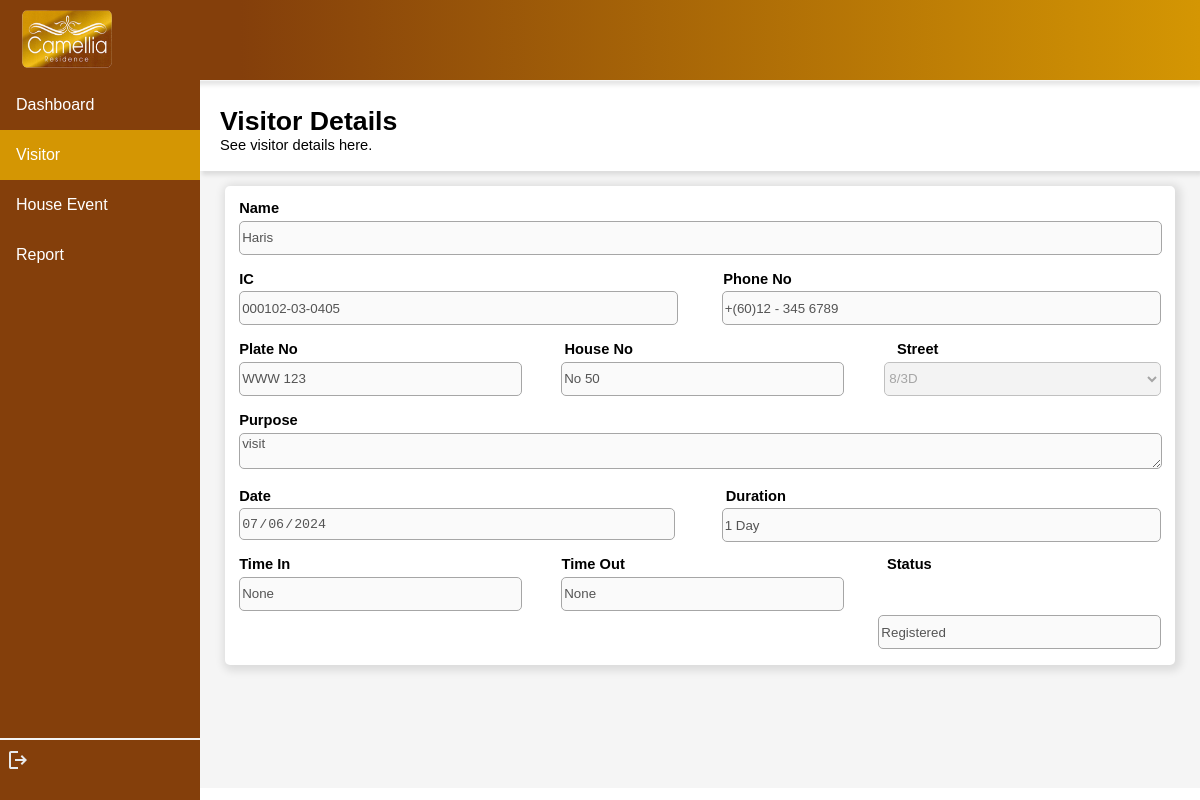
The page /camelliaresidence/guardvisitor/visitordetails/SG-01/6 on the database its author committed.
### residentialvisitor/models.py (models this page shows)
class Visitor(models.Model):
    visName = models.TextField(max_length=255)
    visIC = models.CharField(max_length=14)
    visPhoneno = models.CharField(max_length=20)
    plateNo = models.CharField(max_length=20)
    houseNo = models.CharField(max_length=6)
    street = models.CharField(max_length=30)
    address = models.CharField(max_length=255)
    purpose = models.TextField(max_length=255)
    date = models.DateField()
    timeIn = models.TimeField(null=True)
    timeOut = models.TimeField(null=True)
    duration = models.CharField(max_length=5) #days example : 1 day, 3 days, 7 days
    status = models.TextField(max_length=10, default='Registered') #Registered / Check in / Check out
    resID = models.ForeignKey(Resident, on_delete=models.CASCADE, null=True)
    guardID = models.ForeignKey(Guard, on_delete=models.CASCADE, null=True)

### residentialvisitor/views.py (the view)
# urls.py: path('guardvisitor/visitordetails/<str:guardID>/<str:id>', views.guarddetails_visitor, name='guarddetails_visitor'),
def guarddetails_visitor(request, guardID, id):
    myguard = Guard.objects.get(guardID=guardID)
    myvisitor = Visitor.objects.get(id=id)
    dict = {
        'myguard':myguard,
        'myvisitor':myvisitor
    }
    return render(request, 'guarddetails_visitor.html', dict)

### residentialvisitor/templates/guarddetails_visitor.html (shortened to what this page needs)
<!DOCTYPE html>
<html lang="en">
<head>
</head>
<body>
    {% load static %}
    <header>
        <img src="{% static 'logo.png' %}" alt="" width="90px" height="58px" style="float: left; margin-left: 1%;">
    </header>
    <div class="sidenav">
        <a href="{% url 'guard_dashboard' myguard.guardID %}" id="page">Dashboard</a>
        <a href="{% url 'guard_visitor' myguard.guardID %}" class="active" id="page">Visitor</a>
        <a href="{% url 'guard_event' myguard.guardID %}" id="page">House Event</a>
        <a href="{% url 'guard_report' myguard.guardID %}" id="page">Report</a>
        <br>
        <hr>
        <a href="{% url 'guard_login' %}" style="margin-left: 3%;"><svg xmlns="http://www.w3.org/2000/svg" height="24px" viewBox="0 -960 960 960" width="24px" fill="#e8eaed"><path d="M200-120q-33 0-56.5-23.5T120-200v-560q0-33 23.5-56.5T200-840h280v80H200v560h280v80H200Zm440-160-55-58 102-102H360v-80h327L585-622l55-58 200 200-200 200Z"/></svg></a>
    </div>
    <div class="content">
        <div id="title">
            <p><span style="font-size: 20pt; font-weight: bold;">Visitor Details<br></span>See visitor details here.</p>
        </div>
        <div style="margin: 1%; justify-content: center; height: max-content;">
            <div class="info" style="height: 460px;">
                <form action="" style="font-weight: bold; padding: 0.5%;">
                    Name <br> <input type="text" name="visName" required style="width: 99.5%;" value="{{myvisitor.visName}}" disabled><br><br>
                    <span style="margin-right: 50.5%;">IC</span> Phone No <br>
                    <input type="text" name="visIC" required style="width: 47%; margin-right: 3.85%;" value="{{myvisitor.visIC}}" disabled>
                    <input type="text" name="visPhoneno" required style="width: 47%; float: right;" value="{{myvisitor.visPhoneno}}" disabled><br><br>
                    <span style="margin-right: 28.5%;">Plate No</span> <span style="margin-right: 28.2%;">House No</span> Street <br>
                    <input type="text" name="plateNo" required style="width: 30%; margin-right: 3.85%;" value="{{myvisitor.plateNo}}" disabled>
                    <input type="text" name="houseNo" required style="width: 30%; margin-right: 3.85%;" value="{{myvisitor.houseNo}}" disabled>
                    <select name="street" required style="width: 30%; float: right; height: 34px;" disabled>
                        <option value="">{{myvisitor.street}}</option>
                    </select><br><br>
                    Purpose <br>
                    <textarea type="text" name="purpose" required style="width: 99.5%; height: 30px; font-family: Verdana, Geneva, Tahoma, sans-serif;" disabled>{{myvisitor.purpose}}</textarea><br><br>
                    <span style="margin-right: 48.9%;">Date</span> Duration <br>
                    <input type="date" name="date" required style="width: 47%; margin-right: 3.85%;" value="{{myvisitor.date|date:'Y-m-d'}}" disabled>
                    <input type="text" name="duration" required style="width: 47%; float: right;" value="{{myvisitor.duration}}" disabled><br><br>
                    <span style="margin-right: 29%;">Time In</span> <span style="margin-right: 28%;">Time Out</span> Status <br>
                    <input type="text" name="timeIn" required style="width: 30%; margin-right: 3.85%;" value="{{myvisitor.timeIn}}" disabled>
                    <input type="text" name="timeOut" required style="width: 30%; margin-right: 3.85%;" value="{{myvisitor.timeOut}}" disabled>
                    <input type="text" name="status" required style="width: 30%; float: right;" value="{{myvisitor.status}}" disabled>
                </form>
        </div>
    </div>
</body>
</html>

### residentialvisitor/templates/guarddetails_visitor.html (style rules this page uses)
body { margin: 0%; top: 0; font-family: Verdana, Geneva, Tahoma, sans-serif; }
header { background-image: linear-gradient(270deg, rgba(212, 150, 3, 1) 0%, rgba(132, 63, 11, 1) 80%); height: 70px; border-bottom: 1px solid whitesmoke; padding-top: 10px; padding-left: 10px; top: 0; position: sticky; background-color: white; box-shadow: 2px 4px 4px rgba(0, 0, 0, 0.1); }
.sidenav { height: 100%; width: 200px; position: fixed; z-index: 1; top: 80px; left: 0; background-color: #843F0B; overflow-x: hidden; }
.sidenav #page { display: block; color: white; padding: 16px; text-decoration: none; }
.sidenav #page.active { background-color: #d49603; color: white; }
div.content { margin-left: 200px; height: 707px; background-color: whitesmoke; font-size: 11pt; }
#title { background-color: white; box-shadow: 2px 4px 4px rgba(0, 0, 0, 0.1); height: 80px; padding-left: 2%; padding-top: 1%; }
.info { background-color: white; box-shadow: 2px 2px 8px 4px rgba(0, 0, 0, 0.1); border-radius: 5px; padding: 1%; margin: 1.5%; }
hr { border: 0.5px solid whitesmoke; margin-top: 440px; }
input,textarea,select { height: 30px; border-radius: 5px; border: 1px solid #a6a6a6; margin-top: 0.5%; }

### rows shown on the page
Visitor: visName "Haris", visIC "000102-03-0405", visPhoneno "+(60)12 - 345 6789", plateNo "WWW 123", houseNo "No 50", street "8/3D", purpose "visit", date "07/06/2024", duration "1 Day", timeIn "None", timeOut "None", status "Registered"
